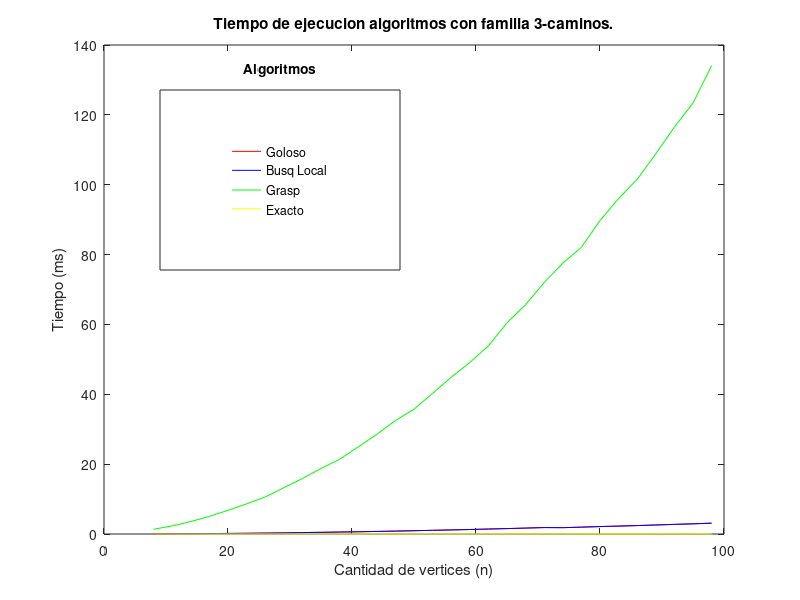
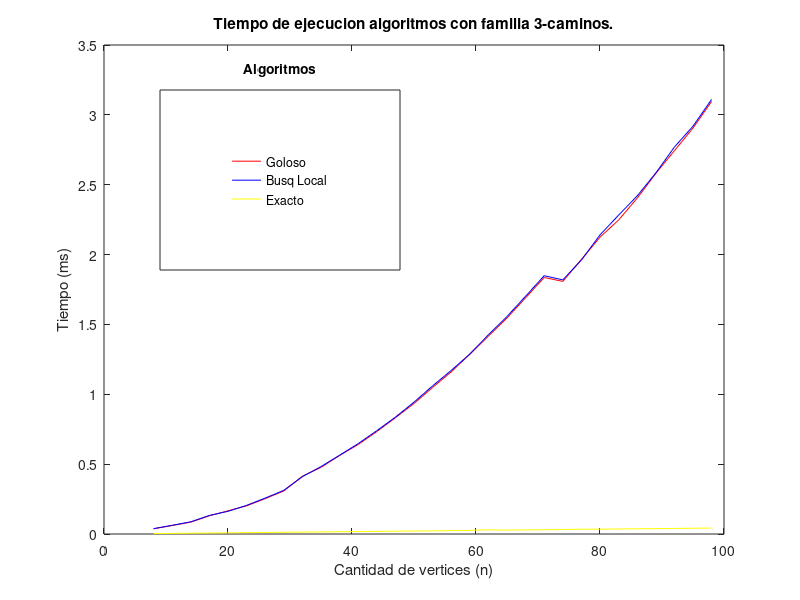
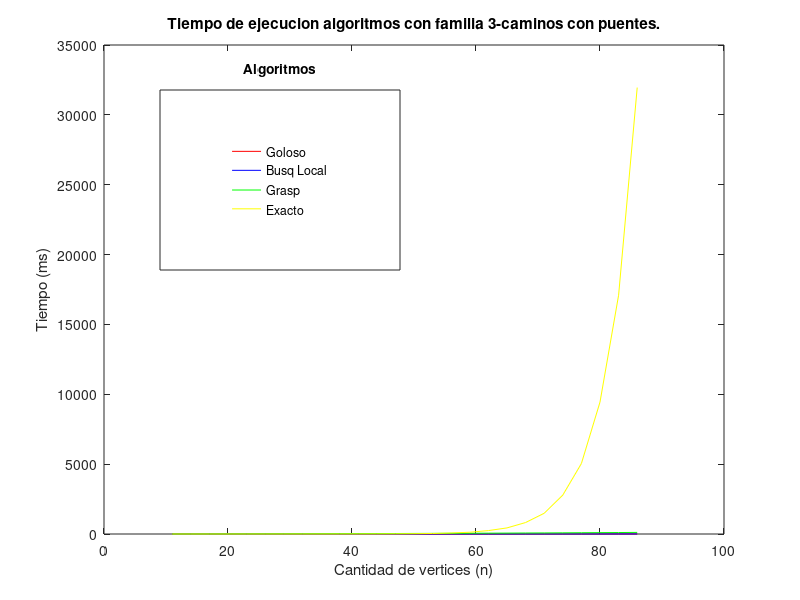
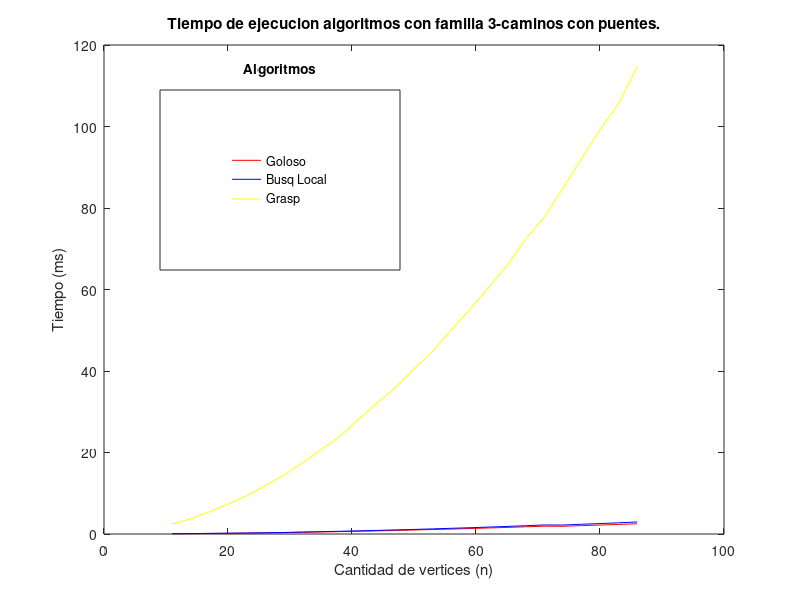

Source code (MATLAB) for these figures, in order:
close all;

datos_tiempo1 = [ 37207 60666 84852 130329 166198 201417 253141 308054 413661 477078 562325 640561 733167 832105 934285 1048832 1160245 1286838 1415801 1546400 1690690 1836067 1807970 1965958 2124337 2247341 2403676 2581319 2743244 2905480 3095968
 38408 62439 87436 133017 162161 205171 257146 312575 410292 482575 563710 647046 739541 836276 943522 1060256 1170540 1287677 1426101 1556762 1701669 1848738 1818900 1960298 2140684 2282067 2419974 2583722 2769369 2918939 3110381
 1357637 2310216 3563908 5077574 6769323 8623940 10601102 13253253 15876625 18763267 21383416 24930113 28542117 32479498 35733967 40261246 44880956 49107835 53853875 60476795 65646195 71984041 77549046 82072825 89742096 96034515 101559603 108834278 116533942 123381426 134072679
 3151 4454 5747 7050 8341 9657 10942 12246 13553 14868 16158 17517 18840 20151 21459 22750 24161 25432 30020 28041 29404 30720 32045 34167 34675 35950 37284 38571 39922 41209 42514];
datos_tiempo1 = datos_tiempo1 ./ 1E6;
datos_tiempo2 = [ 67853 88938 136634 167144 212092 266798 323867 424843 502935 587466 675864 769112 870151 979975 1098387 1212839 1344274 1477919 1616540 1766728 1919540 1889612 2051871 2193257 2349146 2514551
 71879 99621 153383 190467 243155 306010 373801 484882 572681 667838 770802 880441 1005257 1123458 1254178 1400584 1539450 1699848 1859951 2034031 2222056 2204085 2386545 2561540 2744921 2955540
 2446993 3719207 5428894 7345200 9360927 11879778 14436164 17439216 20679448 23889075 28085899 32087028 35887924 40474498 44827793 50068341 55068757 60427028 65854280 72339680 77695694 84778235 92047742 99208018 105592238 114699791
 6951 12919 22651 45586 79524 158120 273445 539227 945838 1835565 3216171 6237654 10990278 21174917 37549701 71771649 128037155 244692160 436517222 821237489 1484636200 2786206514 5044780690 9443810733 17092007175 31954339880];
datos_tiempo2 = datos_tiempo2 ./ 1E6;
%%
 figure;
  plot(8:3:100, datos_tiempo1(1,:), 'r');
  hold on;
  plot(8:3:100, datos_tiempo1(2,:), 'b');
  plot(8:3:100, datos_tiempo1(3,:), 'g');
  plot(8:3:100, datos_tiempo1(4,:), 'y');
  title('Tiempo de ejecucion algoritmos con familia 3-caminos.');
  xlabel('Cantidad de vertices (n)');
  ylabel('Tiempo (ms)');
  hleg = legend({'Goloso', 'Busq Local','Grasp','Exacto'});
  set(hleg, 'Position', [0.2 0.55 0.3 0.3]);
  set(get(hleg,'Title'),'String','Algoritmos');
  saveas(gca, ['../graficos/todos_tiempo_3caminos.eps'],'epsc');
  
  
  figure;
  plot(8:3:100, datos_tiempo1(1,:), 'r');
  hold on;
  plot(8:3:100, datos_tiempo1(2,:), 'b');
  plot(8:3:100, datos_tiempo1(4,:), 'y');
  title('Tiempo de ejecucion algoritmos con familia 3-caminos.');
  xlabel('Cantidad de vertices (n)');
  ylabel('Tiempo (ms)');
  hleg = legend({'Goloso', 'Busq Local','Exacto'});
  set(hleg, 'Position', [0.2 0.55 0.3 0.3]);
  set(get(hleg,'Title'),'String','Algoritmos');
  saveas(gca, ['../graficos/todos_tiempo_3caminos_sinG.eps'],'epsc');
  
%%  
   figure;
  plot(11:3:86, datos_tiempo2(1,:), 'r');
  hold on;
  plot(11:3:86, datos_tiempo2(2,:), 'b');
  plot(11:3:86, datos_tiempo2(3,:), 'g');
  plot(11:3:86, datos_tiempo2(4,:), 'y');
  title('Tiempo de ejecucion algoritmos con familia 3-caminos con puentes.');
  xlabel('Cantidad de vertices (n)');
  ylabel('Tiempo (ms)');
  hleg = legend({'Goloso', 'Busq Local','Grasp','Exacto'});
  set(hleg, 'Position', [0.2 0.55 0.3 0.3]);
  set(get(hleg,'Title'),'String','Algoritmos');
  saveas(gca, ['../graficos/todos_tiempo_puentes.eps'],'epsc');
  
  
  figure;
  plot(11:3:86, datos_tiempo2(1,:), 'r');
  hold on;
  plot(11:3:86, datos_tiempo2(2,:), 'b');
  plot(11:3:86, datos_tiempo2(3,:), 'y');
  title('Tiempo de ejecucion algoritmos con familia 3-caminos con puentes.');
  xlabel('Cantidad de vertices (n)');
  ylabel('Tiempo (ms)');
  hleg = legend({'Goloso', 'Busq Local','Grasp'});
  set(hleg, 'Position', [0.2 0.55 0.3 0.3]);
  set(get(hleg,'Title'),'String','Algoritmos');
  saveas(gca, ['../graficos/todos_tiempo_puentes_sinG.eps'],'epsc');